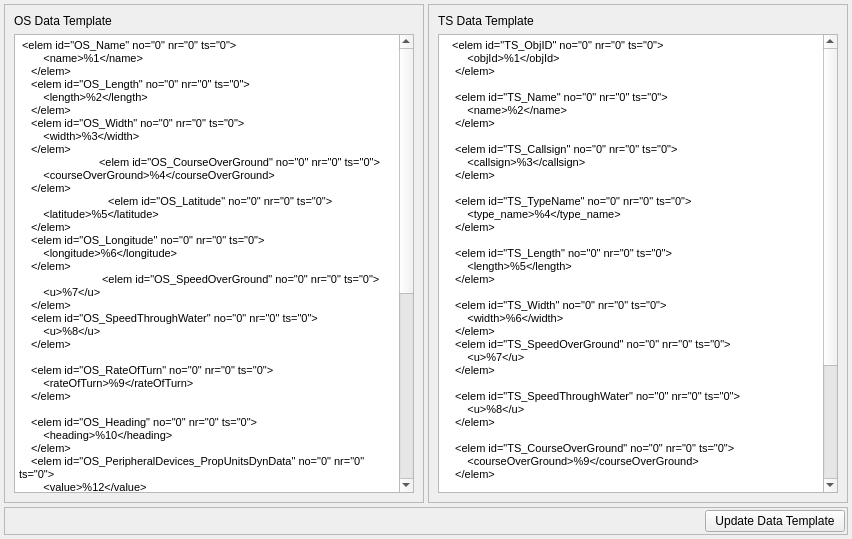
 <widget class="QWidget" name="ShsDataTemplate">
  <property name="geometry">
   <rect>
    <x>0</x>
    <y>0</y>
    <width>852</width>
    <height>539</height>
   </rect>
  </property>
  <property name="windowTitle">
   <string>SHS Data</string>
  </property>
  <layout class="QGridLayout" name="gridLayout_4">
   <property name="leftMargin">
    <number>4</number>
   </property>
   <property name="topMargin">
    <number>4</number>
   </property>
   <property name="rightMargin">
    <number>4</number>
   </property>
   <property name="bottomMargin">
    <number>4</number>
   </property>
   <property name="spacing">
    <number>4</number>
   </property>
   <item row="0" column="0">
    <widget class="QFrame" name="frame">
     <property name="frameShape">
      <enum>QFrame::StyledPanel</enum>
     </property>
     <property name="frameShadow">
      <enum>QFrame::Raised</enum>
     </property>
     <layout class="QGridLayout" name="gridLayout">
      <item row="1" column="0" colspan="2">
       <widget class="QTextEdit" name="teOsData">
        <property name="minimumSize">
         <size>
          <width>400</width>
          <height>0</height>
         </size>
        </property>
        <property name="maximumSize">
         <size>
          <width>400</width>
          <height>16777215</height>
         </size>
        </property>
        <property name="html">
         <string>&lt;!DOCTYPE HTML PUBLIC &quot;-//W3C//DTD HTML 4.0//EN&quot; &quot;http://www.w3.org/TR/REC-html40/strict.dtd&quot;&gt;
&lt;html&gt;&lt;head&gt;&lt;meta name=&quot;qrichtext&quot; content=&quot;1&quot; /&gt;&lt;style type=&quot;text/css&quot;&gt;
p, li { white-space: pre-wrap; }
&lt;/style&gt;&lt;/head&gt;&lt;body style=&quot; font-family:'MS Shell Dlg 2'; font-size:8.25pt; font-weight:400; font-style:normal;&quot;&gt;
&lt;p style=&quot; margin-top:0px; margin-bottom:0px; margin-left:0px; margin-right:0px; -qt-block-indent:0; text-indent:0px;&quot;&gt; &amp;lt;elem id=&amp;quot;OS_Name&amp;quot; no=&amp;quot;0&amp;quot; nr=&amp;quot;0&amp;quot; ts=&amp;quot;0&amp;quot;&amp;gt;&lt;/p&gt;
&lt;p style=&quot; margin-top:0px; margin-bottom:0px; margin-left:0px; margin-right:0px; -qt-block-indent:0; text-indent:0px;&quot;&gt;        &amp;lt;name&amp;gt;%1&amp;lt;/name&amp;gt;&lt;/p&gt;
&lt;p style=&quot; margin-top:0px; margin-bottom:0px; margin-left:0px; margin-right:0px; -qt-block-indent:0; text-indent:0px;&quot;&gt;    &amp;lt;/elem&amp;gt;&lt;/p&gt;
&lt;p style=&quot; margin-top:0px; margin-bottom:0px; margin-left:0px; margin-right:0px; -qt-block-indent:0; text-indent:0px;&quot;&gt;    &amp;lt;elem id=&amp;quot;OS_Length&amp;quot; no=&amp;quot;0&amp;quot; nr=&amp;quot;0&amp;quot; ts=&amp;quot;0&amp;quot;&amp;gt;&lt;/p&gt;
&lt;p style=&quot; margin-top:0px; margin-bottom:0px; margin-left:0px; margin-right:0px; -qt-block-indent:0; text-indent:0px;&quot;&gt;        &amp;lt;length&amp;gt;%2&amp;lt;/length&amp;gt;&lt;/p&gt;
&lt;p style=&quot; margin-top:0px; margin-bottom:0px; margin-left:0px; margin-right:0px; -qt-block-indent:0; text-indent:0px;&quot;&gt;    &amp;lt;/elem&amp;gt;&lt;/p&gt;
&lt;p style=&quot; margin-top:0px; margin-bottom:0px; margin-left:0px; margin-right:0px; -qt-block-indent:0; text-indent:0px;&quot;&gt;    &amp;lt;elem id=&amp;quot;OS_Width&amp;quot; no=&amp;quot;0&amp;quot; nr=&amp;quot;0&amp;quot; ts=&amp;quot;0&amp;quot;&amp;gt;&lt;/p&gt;
&lt;p style=&quot; margin-top:0px; margin-bottom:0px; margin-left:0px; margin-right:0px; -qt-block-indent:0; text-indent:0px;&quot;&gt;        &amp;lt;width&amp;gt;%3&amp;lt;/width&amp;gt;&lt;/p&gt;
&lt;p style=&quot; margin-top:0px; margin-bottom:0px; margin-left:0px; margin-right:0px; -qt-block-indent:0; text-indent:0px;&quot;&gt;    &amp;lt;/elem&amp;gt;&lt;/p&gt;
&lt;p style=&quot; margin-top:0px; margin-bottom:0px; margin-left:0px; margin-right:0px; -qt-block-indent:0; text-indent:0px;&quot;&gt;	&amp;lt;elem id=&amp;quot;OS_CourseOverGround&amp;quot; no=&amp;quot;0&amp;quot; nr=&amp;quot;0&amp;quot; ts=&amp;quot;0&amp;quot;&amp;gt;&lt;/p&gt;
&lt;p style=&quot; margin-top:0px; margin-bottom:0px; margin-left:0px; margin-right:0px; -qt-block-indent:0; text-indent:0px;&quot;&gt;        &amp;lt;courseOverGround&amp;gt;%4&amp;lt;/courseOverGround&amp;gt;&lt;/p&gt;
&lt;p style=&quot; margin-top:0px; margin-bottom:0px; margin-left:0px; margin-right:0px; -qt-block-indent:0; text-indent:0px;&quot;&gt;    &amp;lt;/elem&amp;gt;&lt;/p&gt;
&lt;p style=&quot; margin-top:0px; margin-bottom:0px; margin-left:0px; margin-right:0px; -qt-block-indent:0; text-indent:0px;&quot;&gt;	   &amp;lt;elem id=&amp;quot;OS_Latitude&amp;quot; no=&amp;quot;0&amp;quot; nr=&amp;quot;0&amp;quot; ts=&amp;quot;0&amp;quot;&amp;gt;&lt;/p&gt;
&lt;p style=&quot; margin-top:0px; margin-bottom:0px; margin-left:0px; margin-right:0px; -qt-block-indent:0; text-indent:0px;&quot;&gt;        &amp;lt;latitude&amp;gt;%5&amp;lt;/latitude&amp;gt;&lt;/p&gt;
&lt;p style=&quot; margin-top:0px; margin-bottom:0px; margin-left:0px; margin-right:0px; -qt-block-indent:0; text-indent:0px;&quot;&gt;    &amp;lt;/elem&amp;gt;&lt;/p&gt;
&lt;p style=&quot; margin-top:0px; margin-bottom:0px; margin-left:0px; margin-right:0px; -qt-block-indent:0; text-indent:0px;&quot;&gt;    &amp;lt;elem id=&amp;quot;OS_Longitude&amp;quot; no=&amp;quot;0&amp;quot; nr=&amp;quot;0&amp;quot; ts=&amp;quot;0&amp;quot;&amp;gt;&lt;/p&gt;
&lt;p style=&quot; margin-top:0px; margin-bottom:0px; margin-left:0px; margin-right:0px; -qt-block-indent:0; text-indent:0px;&quot;&gt;        &amp;lt;longitude&amp;gt;%6&amp;lt;/longitude&amp;gt;&lt;/p&gt;
&lt;p style=&quot; margin-top:0px; margin-bottom:0px; margin-left:0px; margin-right:0px; -qt-block-indent:0; text-indent:0px;&quot;&gt;    &amp;lt;/elem&amp;gt;&lt;/p&gt;
&lt;p style=&quot; margin-top:0px; margin-bottom:0px; margin-left:0px; margin-right:0px; -qt-block-indent:0; text-indent:0px;&quot;&gt;	 &amp;lt;elem id=&amp;quot;OS_SpeedOverGround&amp;quot; no=&amp;quot;0&amp;quot; nr=&amp;quot;0&amp;quot; ts=&amp;quot;0&amp;quot;&amp;gt;&lt;/p&gt;
&lt;p style=&quot; margin-top:0px; margin-bottom:0px; margin-left:0px; margin-right:0px; -qt-block-indent:0; text-indent:0px;&quot;&gt;        &amp;lt;u&amp;gt;%7&amp;lt;/u&amp;gt;     &lt;/p&gt;
&lt;p style=&quot; margin-top:0px; margin-bottom:0px; margin-left:0px; margin-right:0px; -qt-block-indent:0; text-indent:0px;&quot;&gt;    &amp;lt;/elem&amp;gt;&lt;/p&gt;
&lt;p style=&quot; margin-top:0px; margin-bottom:0px; margin-left:0px; margin-right:0px; -qt-block-indent:0; text-indent:0px;&quot;&gt;    &amp;lt;elem id=&amp;quot;OS_SpeedThroughWater&amp;quot; no=&amp;quot;0&amp;quot; nr=&amp;quot;0&amp;quot; ts=&amp;quot;0&amp;quot;&amp;gt;&lt;/p&gt;
&lt;p style=&quot; margin-top:0px; margin-bottom:0px; margin-left:0px; margin-right:0px; -qt-block-indent:0; text-indent:0px;&quot;&gt;        &amp;lt;u&amp;gt;%8&amp;lt;/u&amp;gt;     &lt;/p&gt;
&lt;p style=&quot; margin-top:0px; margin-bottom:0px; margin-left:0px; margin-right:0px; -qt-block-indent:0; text-indent:0px;&quot;&gt;    &amp;lt;/elem&amp;gt;  &lt;/p&gt;
&lt;p style=&quot;-qt-paragraph-type:empty; margin-top:0px; margin-bottom:0px; margin-left:0px; margin-right:0px; -qt-block-indent:0; text-indent:0px;&quot;&gt;&lt;br /&gt;&lt;/p&gt;
&lt;p style=&quot; margin-top:0px; margin-bottom:0px; margin-left:0px; margin-right:0px; -qt-block-indent:0; text-indent:0px;&quot;&gt;    &amp;lt;elem id=&amp;quot;OS_RateOfTurn&amp;quot; no=&amp;quot;0&amp;quot; nr=&amp;quot;0&amp;quot; ts=&amp;quot;0&amp;quot;&amp;gt;&lt;/p&gt;
&lt;p style=&quot; margin-top:0px; margin-bottom:0px; margin-left:0px; margin-right:0px; -qt-block-indent:0; text-indent:0px;&quot;&gt;        &amp;lt;rateOfTurn&amp;gt;%9&amp;lt;/rateOfTurn&amp;gt;&lt;/p&gt;
&lt;p style=&quot; margin-top:0px; margin-bottom:0px; margin-left:0px; margin-right:0px; -qt-block-indent:0; text-indent:0px;&quot;&gt;    &amp;lt;/elem&amp;gt;   &lt;/p&gt;
&lt;p style=&quot; margin-top:0px; margin-bottom:0px; margin-left:0px; margin-right:0px; -qt-block-indent:0; text-indent:0px;&quot;&gt;    &lt;/p&gt;
&lt;p style=&quot; margin-top:0px; margin-bottom:0px; margin-left:0px; margin-right:0px; -qt-block-indent:0; text-indent:0px;&quot;&gt;    &amp;lt;elem id=&amp;quot;OS_Heading&amp;quot; no=&amp;quot;0&amp;quot; nr=&amp;quot;0&amp;quot; ts=&amp;quot;0&amp;quot;&amp;gt;&lt;/p&gt;
&lt;p style=&quot; margin-top:0px; margin-bottom:0px; margin-left:0px; margin-right:0px; -qt-block-indent:0; text-indent:0px;&quot;&gt;        &amp;lt;heading&amp;gt;%10&amp;lt;/heading&amp;gt;&lt;/p&gt;
&lt;p style=&quot; margin-top:0px; margin-bottom:0px; margin-left:0px; margin-right:0px; -qt-block-indent:0; text-indent:0px;&quot;&gt;    &amp;lt;/elem&amp;gt;&lt;/p&gt;
&lt;p style=&quot; margin-top:0px; margin-bottom:0px; margin-left:0px; margin-right:0px; -qt-block-indent:0; text-indent:0px;&quot;&gt;    &amp;lt;elem id=&amp;quot;OS_PeripheralDevices_PropUnitsDynData&amp;quot; no=&amp;quot;0&amp;quot; nr=&amp;quot;0&amp;quot; ts=&amp;quot;0&amp;quot;&amp;gt;&lt;/p&gt;
&lt;p style=&quot; margin-top:0px; margin-bottom:0px; margin-left:0px; margin-right:0px; -qt-block-indent:0; text-indent:0px;&quot;&gt;        &amp;lt;value&amp;gt;%12&amp;lt;/value&amp;gt;&lt;/p&gt;
&lt;p style=&quot; margin-top:0px; margin-bottom:0px; margin-left:0px; margin-right:0px; -qt-block-indent:0; text-indent:0px;&quot;&gt;    &amp;lt;/elem&amp;gt;&lt;/p&gt;
&lt;p style=&quot; margin-top:0px; margin-bottom:0px; margin-left:0px; margin-right:0px; -qt-block-indent:0; text-indent:0px;&quot;&gt; &lt;/p&gt;
&lt;p style=&quot; margin-top:0px; margin-bottom:0px; margin-left:0px; margin-right:0px; -qt-block-indent:0; text-indent:0px;&quot;&gt;    &amp;lt;elem id=&amp;quot;OS_CommandCombiner_EOT&amp;quot; no=&amp;quot;0&amp;quot; nr=&amp;quot;0&amp;quot; ts=&amp;quot;0&amp;quot;&amp;gt;&lt;/p&gt;
&lt;p style=&quot; margin-top:0px; margin-bottom:0px; margin-left:0px; margin-right:0px; -qt-block-indent:0; text-indent:0px;&quot;&gt;        &amp;lt;commandCombiner_EOT&amp;gt;%11&amp;lt;/commandCombiner_EOT&amp;gt;&lt;/p&gt;
&lt;p style=&quot; margin-top:0px; margin-bottom:0px; margin-left:0px; margin-right:0px; -qt-block-indent:0; text-indent:0px;&quot;&gt;    &amp;lt;/elem&amp;gt;&lt;/p&gt;
&lt;p style=&quot; margin-top:0px; margin-bottom:0px; margin-left:0px; margin-right:0px; -qt-block-indent:0; text-indent:0px;&quot;&gt;    &amp;lt;elem id=&amp;quot;OS_CommandCombiner_RPM&amp;quot; no=&amp;quot;0&amp;quot; nr=&amp;quot;0&amp;quot; ts=&amp;quot;0&amp;quot;&amp;gt;&lt;/p&gt;
&lt;p style=&quot; margin-top:0px; margin-bottom:0px; margin-left:0px; margin-right:0px; -qt-block-indent:0; text-indent:0px;&quot;&gt;        &amp;lt;commandCombiner_RPM&amp;gt;%12&amp;lt;/commandCombiner_RPM&amp;gt;&lt;/p&gt;
&lt;p style=&quot; margin-top:0px; margin-bottom:0px; margin-left:0px; margin-right:0px; -qt-block-indent:0; text-indent:0px;&quot;&gt;    &amp;lt;/elem&amp;gt;&lt;/p&gt;
&lt;p style=&quot; margin-top:0px; margin-bottom:0px; margin-left:0px; margin-right:0px; -qt-block-indent:0; text-indent:0px;&quot;&gt;	    &amp;lt;elem id=&amp;quot;OS_PropUnit_CombinerModeRPM&amp;quot; no=&amp;quot;0&amp;quot; nr=&amp;quot;0&amp;quot; ts=&amp;quot;0&amp;quot;&amp;gt;&lt;/p&gt;
&lt;p style=&quot; margin-top:0px; margin-bottom:0px; margin-left:0px; margin-right:0px; -qt-block-indent:0; text-indent:0px;&quot;&gt;        &amp;lt;propUnit_CombinerModeRPM&amp;gt;%12&amp;lt;/propUnit_CombinerModeRPM&amp;gt;&lt;/p&gt;
&lt;p style=&quot; margin-top:0px; margin-bottom:0px; margin-left:0px; margin-right:0px; -qt-block-indent:0; text-indent:0px;&quot;&gt;    &amp;lt;/elem&amp;gt;&lt;/p&gt;
&lt;p style=&quot; margin-top:0px; margin-bottom:0px; margin-left:0px; margin-right:0px; -qt-block-indent:0; text-indent:0px;&quot;&gt;    &amp;lt;elem id=&amp;quot;OS_CommandCombiner_Rudder&amp;quot; no=&amp;quot;0&amp;quot; nr=&amp;quot;0&amp;quot; ts=&amp;quot;0&amp;quot;&amp;gt;&lt;/p&gt;
&lt;p style=&quot; margin-top:0px; margin-bottom:0px; margin-left:0px; margin-right:0px; -qt-block-indent:0; text-indent:0px;&quot;&gt;        &amp;lt;commandCombiner_Rudder&amp;gt;%13&amp;lt;/commandCombiner_Rudder&amp;gt;&lt;/p&gt;
&lt;p style=&quot; margin-top:0px; margin-bottom:0px; margin-left:0px; margin-right:0px; -qt-block-indent:0; text-indent:0px;&quot;&gt;    &amp;lt;/elem&amp;gt;&lt;/p&gt;
&lt;p style=&quot; margin-top:0px; margin-bottom:0px; margin-left:0px; margin-right:0px; -qt-block-indent:0; text-indent:0px;&quot;&gt;	&amp;lt;elem id=&amp;quot;EnvWind&amp;quot; no=&amp;quot;0&amp;quot; nr=&amp;quot;0&amp;quot; ts=&amp;quot;0&amp;quot;&amp;gt;&lt;/p&gt;
&lt;p style=&quot; margin-top:0px; margin-bottom:0px; margin-left:0px; margin-right:0px; -qt-block-indent:0; text-indent:0px;&quot;&gt;        &amp;lt;direction&amp;gt;%14&amp;lt;/direction&amp;gt;&lt;/p&gt;
&lt;p style=&quot; margin-top:0px; margin-bottom:0px; margin-left:0px; margin-right:0px; -qt-block-indent:0; text-indent:0px;&quot;&gt;        &amp;lt;Value&amp;gt;%15&amp;lt;/Value&amp;gt;      &lt;/p&gt;
&lt;p style=&quot; margin-top:0px; margin-bottom:0px; margin-left:0px; margin-right:0px; -qt-block-indent:0; text-indent:0px;&quot;&gt;    &amp;lt;/elem&amp;gt;&lt;/p&gt;
&lt;p style=&quot; margin-top:0px; margin-bottom:0px; margin-left:0px; margin-right:0px; -qt-block-indent:0; text-indent:0px;&quot;&gt;    &amp;lt;elem id=&amp;quot;EnvSeaState&amp;quot; no=&amp;quot;0&amp;quot; nr=&amp;quot;0&amp;quot; ts=&amp;quot;0&amp;quot;&amp;gt;&lt;/p&gt;
&lt;p style=&quot; margin-top:0px; margin-bottom:0px; margin-left:0px; margin-right:0px; -qt-block-indent:0; text-indent:0px;&quot;&gt;        &amp;lt;direction&amp;gt;%16&amp;lt;/direction&amp;gt;&lt;/p&gt;
&lt;p style=&quot; margin-top:0px; margin-bottom:0px; margin-left:0px; margin-right:0px; -qt-block-indent:0; text-indent:0px;&quot;&gt;        &amp;lt;Value&amp;gt;%17&amp;lt;/Value&amp;gt;       &lt;/p&gt;
&lt;p style=&quot; margin-top:0px; margin-bottom:0px; margin-left:0px; margin-right:0px; -qt-block-indent:0; text-indent:0px;&quot;&gt;    &amp;lt;/elem&amp;gt;&lt;/p&gt;
&lt;p style=&quot; margin-top:0px; margin-bottom:0px; margin-left:0px; margin-right:0px; -qt-block-indent:0; text-indent:0px;&quot;&gt;&lt;span style=&quot; font-size:8pt;&quot;&gt;    &amp;lt;elem id=&amp;quot;NumberOfTargetShips&amp;quot; no=&amp;quot;0&amp;quot; nr=&amp;quot;0&amp;quot; ts=&amp;quot;0&amp;quot;&amp;gt;&lt;/span&gt;&lt;/p&gt;
&lt;p style=&quot; margin-top:0px; margin-bottom:0px; margin-left:0px; margin-right:0px; -qt-block-indent:0; text-indent:0px;&quot;&gt;&lt;span style=&quot; font-size:8pt;&quot;&gt;        &amp;lt;numberOfTargetShips&amp;gt;%18&amp;lt;/numberOfTargetShips&amp;gt;&lt;/span&gt;&lt;/p&gt;
&lt;p style=&quot; margin-top:0px; margin-bottom:0px; margin-left:0px; margin-right:0px; -qt-block-indent:0; text-indent:0px;&quot;&gt;&lt;span style=&quot; font-size:8pt;&quot;&gt;    &amp;lt;/elem&amp;gt;&lt;/span&gt;&lt;/p&gt;&lt;/body&gt;&lt;/html&gt;</string>
        </property>
       </widget>
      </item>
      <item row="0" column="0">
       <widget class="QLabel" name="label">
        <property name="maximumSize">
         <size>
          <width>16777215</width>
          <height>24</height>
         </size>
        </property>
        <property name="text">
         <string>OS Data Template</string>
        </property>
       </widget>
      </item>
     </layout>
    </widget>
   </item>
   <item row="0" column="1">
    <widget class="QFrame" name="frame_2">
     <property name="frameShape">
      <enum>QFrame::StyledPanel</enum>
     </property>
     <property name="frameShadow">
      <enum>QFrame::Raised</enum>
     </property>
     <layout class="QGridLayout" name="gridLayout_2">
      <item row="1" column="0" colspan="2">
       <widget class="QTextEdit" name="teTsData">
        <property name="minimumSize">
         <size>
          <width>400</width>
          <height>0</height>
         </size>
        </property>
        <property name="maximumSize">
         <size>
          <width>400</width>
          <height>16777215</height>
         </size>
        </property>
        <property name="html">
         <string>&lt;!DOCTYPE HTML PUBLIC &quot;-//W3C//DTD HTML 4.0//EN&quot; &quot;http://www.w3.org/TR/REC-html40/strict.dtd&quot;&gt;
&lt;html&gt;&lt;head&gt;&lt;meta name=&quot;qrichtext&quot; content=&quot;1&quot; /&gt;&lt;style type=&quot;text/css&quot;&gt;
p, li { white-space: pre-wrap; }
&lt;/style&gt;&lt;/head&gt;&lt;body style=&quot; font-family:'MS Shell Dlg 2'; font-size:8.25pt; font-weight:400; font-style:normal;&quot;&gt;
&lt;p style=&quot; margin-top:0px; margin-bottom:0px; margin-left:0px; margin-right:0px; -qt-block-indent:0; text-indent:0px;&quot;&gt;   &amp;lt;elem id=&amp;quot;TS_ObjID&amp;quot; no=&amp;quot;0&amp;quot; nr=&amp;quot;0&amp;quot; ts=&amp;quot;0&amp;quot;&amp;gt;&lt;/p&gt;
&lt;p style=&quot; margin-top:0px; margin-bottom:0px; margin-left:0px; margin-right:0px; -qt-block-indent:0; text-indent:0px;&quot;&gt;        &amp;lt;objId&amp;gt;%1&amp;lt;/objId&amp;gt;&lt;/p&gt;
&lt;p style=&quot; margin-top:0px; margin-bottom:0px; margin-left:0px; margin-right:0px; -qt-block-indent:0; text-indent:0px;&quot;&gt;    &amp;lt;/elem&amp;gt;   &lt;/p&gt;
&lt;p style=&quot; margin-top:0px; margin-bottom:0px; margin-left:0px; margin-right:0px; -qt-block-indent:0; text-indent:0px;&quot;&gt;    &lt;/p&gt;
&lt;p style=&quot; margin-top:0px; margin-bottom:0px; margin-left:0px; margin-right:0px; -qt-block-indent:0; text-indent:0px;&quot;&gt;    &amp;lt;elem id=&amp;quot;TS_Name&amp;quot; no=&amp;quot;0&amp;quot; nr=&amp;quot;0&amp;quot; ts=&amp;quot;0&amp;quot;&amp;gt;&lt;/p&gt;
&lt;p style=&quot; margin-top:0px; margin-bottom:0px; margin-left:0px; margin-right:0px; -qt-block-indent:0; text-indent:0px;&quot;&gt;        &amp;lt;name&amp;gt;%2&amp;lt;/name&amp;gt;&lt;/p&gt;
&lt;p style=&quot; margin-top:0px; margin-bottom:0px; margin-left:0px; margin-right:0px; -qt-block-indent:0; text-indent:0px;&quot;&gt;    &amp;lt;/elem&amp;gt;&lt;/p&gt;
&lt;p style=&quot; margin-top:0px; margin-bottom:0px; margin-left:0px; margin-right:0px; -qt-block-indent:0; text-indent:0px;&quot;&gt;    &lt;/p&gt;
&lt;p style=&quot; margin-top:0px; margin-bottom:0px; margin-left:0px; margin-right:0px; -qt-block-indent:0; text-indent:0px;&quot;&gt;    &amp;lt;elem id=&amp;quot;TS_Callsign&amp;quot; no=&amp;quot;0&amp;quot; nr=&amp;quot;0&amp;quot; ts=&amp;quot;0&amp;quot;&amp;gt;&lt;/p&gt;
&lt;p style=&quot; margin-top:0px; margin-bottom:0px; margin-left:0px; margin-right:0px; -qt-block-indent:0; text-indent:0px;&quot;&gt;        &amp;lt;callsign&amp;gt;%3&amp;lt;/callsign&amp;gt;&lt;/p&gt;
&lt;p style=&quot; margin-top:0px; margin-bottom:0px; margin-left:0px; margin-right:0px; -qt-block-indent:0; text-indent:0px;&quot;&gt;    &amp;lt;/elem&amp;gt;&lt;/p&gt;
&lt;p style=&quot; margin-top:0px; margin-bottom:0px; margin-left:0px; margin-right:0px; -qt-block-indent:0; text-indent:0px;&quot;&gt;   &lt;/p&gt;
&lt;p style=&quot; margin-top:0px; margin-bottom:0px; margin-left:0px; margin-right:0px; -qt-block-indent:0; text-indent:0px;&quot;&gt;    &amp;lt;elem id=&amp;quot;TS_TypeName&amp;quot; no=&amp;quot;0&amp;quot; nr=&amp;quot;0&amp;quot; ts=&amp;quot;0&amp;quot;&amp;gt;&lt;/p&gt;
&lt;p style=&quot; margin-top:0px; margin-bottom:0px; margin-left:0px; margin-right:0px; -qt-block-indent:0; text-indent:0px;&quot;&gt;        &amp;lt;type_name&amp;gt;%4&amp;lt;/type_name&amp;gt;&lt;/p&gt;
&lt;p style=&quot; margin-top:0px; margin-bottom:0px; margin-left:0px; margin-right:0px; -qt-block-indent:0; text-indent:0px;&quot;&gt;    &amp;lt;/elem&amp;gt;&lt;/p&gt;
&lt;p style=&quot; margin-top:0px; margin-bottom:0px; margin-left:0px; margin-right:0px; -qt-block-indent:0; text-indent:0px;&quot;&gt;    &lt;/p&gt;
&lt;p style=&quot; margin-top:0px; margin-bottom:0px; margin-left:0px; margin-right:0px; -qt-block-indent:0; text-indent:0px;&quot;&gt;    &amp;lt;elem id=&amp;quot;TS_Length&amp;quot; no=&amp;quot;0&amp;quot; nr=&amp;quot;0&amp;quot; ts=&amp;quot;0&amp;quot;&amp;gt;&lt;/p&gt;
&lt;p style=&quot; margin-top:0px; margin-bottom:0px; margin-left:0px; margin-right:0px; -qt-block-indent:0; text-indent:0px;&quot;&gt;        &amp;lt;length&amp;gt;%5&amp;lt;/length&amp;gt;&lt;/p&gt;
&lt;p style=&quot; margin-top:0px; margin-bottom:0px; margin-left:0px; margin-right:0px; -qt-block-indent:0; text-indent:0px;&quot;&gt;    &amp;lt;/elem&amp;gt;&lt;/p&gt;
&lt;p style=&quot; margin-top:0px; margin-bottom:0px; margin-left:0px; margin-right:0px; -qt-block-indent:0; text-indent:0px;&quot;&gt;    &lt;/p&gt;
&lt;p style=&quot; margin-top:0px; margin-bottom:0px; margin-left:0px; margin-right:0px; -qt-block-indent:0; text-indent:0px;&quot;&gt;    &amp;lt;elem id=&amp;quot;TS_Width&amp;quot; no=&amp;quot;0&amp;quot; nr=&amp;quot;0&amp;quot; ts=&amp;quot;0&amp;quot;&amp;gt;&lt;/p&gt;
&lt;p style=&quot; margin-top:0px; margin-bottom:0px; margin-left:0px; margin-right:0px; -qt-block-indent:0; text-indent:0px;&quot;&gt;        &amp;lt;width&amp;gt;%6&amp;lt;/width&amp;gt;&lt;/p&gt;
&lt;p style=&quot; margin-top:0px; margin-bottom:0px; margin-left:0px; margin-right:0px; -qt-block-indent:0; text-indent:0px;&quot;&gt;    &amp;lt;/elem&amp;gt;    &lt;/p&gt;
&lt;p style=&quot; margin-top:0px; margin-bottom:0px; margin-left:0px; margin-right:0px; -qt-block-indent:0; text-indent:0px;&quot;&gt;    &amp;lt;elem id=&amp;quot;TS_SpeedOverGround&amp;quot; no=&amp;quot;0&amp;quot; nr=&amp;quot;0&amp;quot; ts=&amp;quot;0&amp;quot;&amp;gt;&lt;/p&gt;
&lt;p style=&quot; margin-top:0px; margin-bottom:0px; margin-left:0px; margin-right:0px; -qt-block-indent:0; text-indent:0px;&quot;&gt;        &amp;lt;u&amp;gt;%7&amp;lt;/u&amp;gt;       &lt;/p&gt;
&lt;p style=&quot; margin-top:0px; margin-bottom:0px; margin-left:0px; margin-right:0px; -qt-block-indent:0; text-indent:0px;&quot;&gt;    &amp;lt;/elem&amp;gt;&lt;/p&gt;
&lt;p style=&quot; margin-top:0px; margin-bottom:0px; margin-left:0px; margin-right:0px; -qt-block-indent:0; text-indent:0px;&quot;&gt;    &lt;/p&gt;
&lt;p style=&quot; margin-top:0px; margin-bottom:0px; margin-left:0px; margin-right:0px; -qt-block-indent:0; text-indent:0px;&quot;&gt;    &amp;lt;elem id=&amp;quot;TS_SpeedThroughWater&amp;quot; no=&amp;quot;0&amp;quot; nr=&amp;quot;0&amp;quot; ts=&amp;quot;0&amp;quot;&amp;gt;&lt;/p&gt;
&lt;p style=&quot; margin-top:0px; margin-bottom:0px; margin-left:0px; margin-right:0px; -qt-block-indent:0; text-indent:0px;&quot;&gt;        &amp;lt;u&amp;gt;%8&amp;lt;/u&amp;gt;       &lt;/p&gt;
&lt;p style=&quot; margin-top:0px; margin-bottom:0px; margin-left:0px; margin-right:0px; -qt-block-indent:0; text-indent:0px;&quot;&gt;    &amp;lt;/elem&amp;gt;&lt;/p&gt;
&lt;p style=&quot; margin-top:0px; margin-bottom:0px; margin-left:0px; margin-right:0px; -qt-block-indent:0; text-indent:0px;&quot;&gt;    &lt;/p&gt;
&lt;p style=&quot; margin-top:0px; margin-bottom:0px; margin-left:0px; margin-right:0px; -qt-block-indent:0; text-indent:0px;&quot;&gt;    &amp;lt;elem id=&amp;quot;TS_CourseOverGround&amp;quot; no=&amp;quot;0&amp;quot; nr=&amp;quot;0&amp;quot; ts=&amp;quot;0&amp;quot;&amp;gt;&lt;/p&gt;
&lt;p style=&quot; margin-top:0px; margin-bottom:0px; margin-left:0px; margin-right:0px; -qt-block-indent:0; text-indent:0px;&quot;&gt;        &amp;lt;courseOverGround&amp;gt;%9&amp;lt;/courseOverGround&amp;gt;&lt;/p&gt;
&lt;p style=&quot; margin-top:0px; margin-bottom:0px; margin-left:0px; margin-right:0px; -qt-block-indent:0; text-indent:0px;&quot;&gt;    &amp;lt;/elem&amp;gt;&lt;/p&gt;
&lt;p style=&quot; margin-top:0px; margin-bottom:0px; margin-left:0px; margin-right:0px; -qt-block-indent:0; text-indent:0px;&quot;&gt;    &lt;/p&gt;
&lt;p style=&quot; margin-top:0px; margin-bottom:0px; margin-left:0px; margin-right:0px; -qt-block-indent:0; text-indent:0px;&quot;&gt;    &amp;lt;elem id=&amp;quot;TS_Heading&amp;quot; no=&amp;quot;0&amp;quot; nr=&amp;quot;0&amp;quot; ts=&amp;quot;0&amp;quot;&amp;gt;&lt;/p&gt;
&lt;p style=&quot; margin-top:0px; margin-bottom:0px; margin-left:0px; margin-right:0px; -qt-block-indent:0; text-indent:0px;&quot;&gt;        &amp;lt;heading&amp;gt;%10&amp;lt;/heading&amp;gt;&lt;/p&gt;
&lt;p style=&quot; margin-top:0px; margin-bottom:0px; margin-left:0px; margin-right:0px; -qt-block-indent:0; text-indent:0px;&quot;&gt;    &amp;lt;/elem&amp;gt;&lt;/p&gt;
&lt;p style=&quot; margin-top:0px; margin-bottom:0px; margin-left:0px; margin-right:0px; -qt-block-indent:0; text-indent:0px;&quot;&gt;    &lt;/p&gt;
&lt;p style=&quot; margin-top:0px; margin-bottom:0px; margin-left:0px; margin-right:0px; -qt-block-indent:0; text-indent:0px;&quot;&gt;    &amp;lt;elem id=&amp;quot;TS_Latitude&amp;quot; no=&amp;quot;0&amp;quot; nr=&amp;quot;0&amp;quot; ts=&amp;quot;0&amp;quot;&amp;gt;&lt;/p&gt;
&lt;p style=&quot; margin-top:0px; margin-bottom:0px; margin-left:0px; margin-right:0px; -qt-block-indent:0; text-indent:0px;&quot;&gt;        &amp;lt;latitude&amp;gt;%11&amp;lt;/latitude&amp;gt;&lt;/p&gt;
&lt;p style=&quot; margin-top:0px; margin-bottom:0px; margin-left:0px; margin-right:0px; -qt-block-indent:0; text-indent:0px;&quot;&gt;    &amp;lt;/elem&amp;gt;&lt;/p&gt;
&lt;p style=&quot; margin-top:0px; margin-bottom:0px; margin-left:0px; margin-right:0px; -qt-block-indent:0; text-indent:0px;&quot;&gt;    &lt;/p&gt;
&lt;p style=&quot; margin-top:0px; margin-bottom:0px; margin-left:0px; margin-right:0px; -qt-block-indent:0; text-indent:0px;&quot;&gt;    &amp;lt;elem id=&amp;quot;TS_Longitude&amp;quot; no=&amp;quot;0&amp;quot; nr=&amp;quot;0&amp;quot; ts=&amp;quot;1&amp;quot;&amp;gt;&lt;/p&gt;
&lt;p style=&quot; margin-top:0px; margin-bottom:0px; margin-left:0px; margin-right:0px; -qt-block-indent:0; text-indent:0px;&quot;&gt;        &amp;lt;longitude&amp;gt;%12&amp;lt;/longitude&amp;gt;&lt;/p&gt;
&lt;p style=&quot; margin-top:0px; margin-bottom:0px; margin-left:0px; margin-right:0px; -qt-block-indent:0; text-indent:0px;&quot;&gt;    &amp;lt;/elem&amp;gt;&lt;/p&gt;
&lt;p style=&quot;-qt-paragraph-type:empty; margin-top:0px; margin-bottom:0px; margin-left:0px; margin-right:0px; -qt-block-indent:0; text-indent:0px;&quot;&gt;&lt;br /&gt;&lt;/p&gt;&lt;/body&gt;&lt;/html&gt;</string>
        </property>
       </widget>
      </item>
      <item row="0" column="0">
       <widget class="QLabel" name="label_2">
        <property name="maximumSize">
         <size>
          <width>16777215</width>
          <height>24</height>
         </size>
        </property>
        <property name="text">
         <string>TS Data Template</string>
        </property>
       </widget>
      </item>
     </layout>
    </widget>
   </item>
   <item row="1" column="0" colspan="2">
    <widget class="QFrame" name="frame_3">
     <property name="maximumSize">
      <size>
       <width>16777215</width>
       <height>40</height>
      </size>
     </property>
     <property name="frameShape">
      <enum>QFrame::StyledPanel</enum>
     </property>
     <property name="frameShadow">
      <enum>QFrame::Raised</enum>
     </property>
     <layout class="QGridLayout" name="gridLayout_3">
      <property name="leftMargin">
       <number>2</number>
      </property>
      <property name="topMargin">
       <number>2</number>
      </property>
      <property name="rightMargin">
       <number>2</number>
      </property>
      <property name="bottomMargin">
       <number>2</number>
      </property>
      <property name="spacing">
       <number>2</number>
      </property>
      <item row="0" column="0">
       <spacer name="horizontalSpacer">
        <property name="orientation">
         <enum>Qt::Horizontal</enum>
        </property>
        <property name="sizeHint" stdset="0">
         <size>
          <width>693</width>
          <height>20</height>
         </size>
        </property>
       </spacer>
      </item>
      <item row="0" column="1">
       <widget class="QPushButton" name="pushButtonUpdate">
        <property name="minimumSize">
         <size>
          <width>140</width>
          <height>0</height>
         </size>
        </property>
        <property name="text">
         <string>Update Data Template</string>
        </property>
       </widget>
      </item>
     </layout>
    </widget>
   </item>
  </layout>
 </widget>
